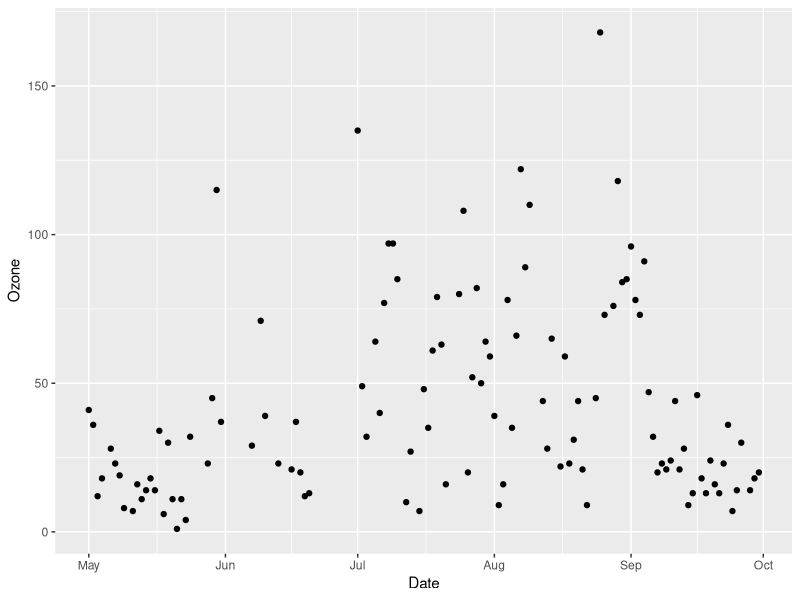
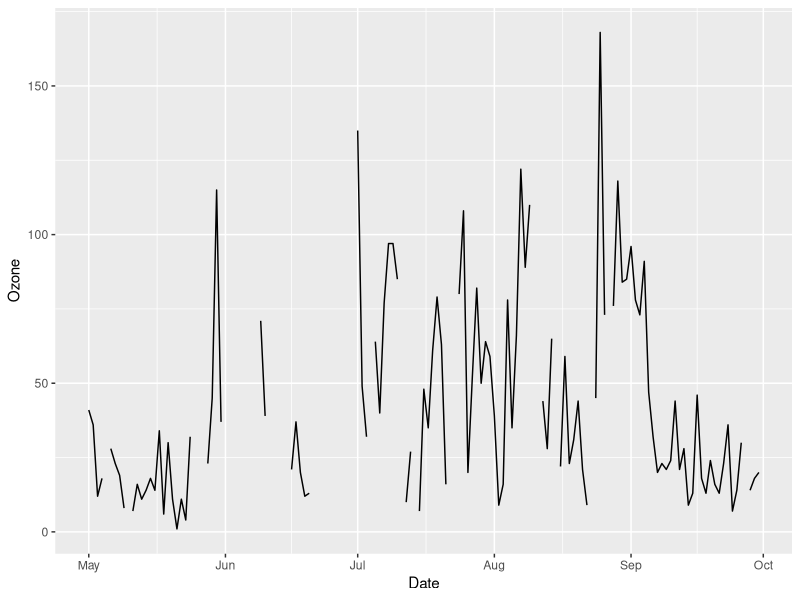
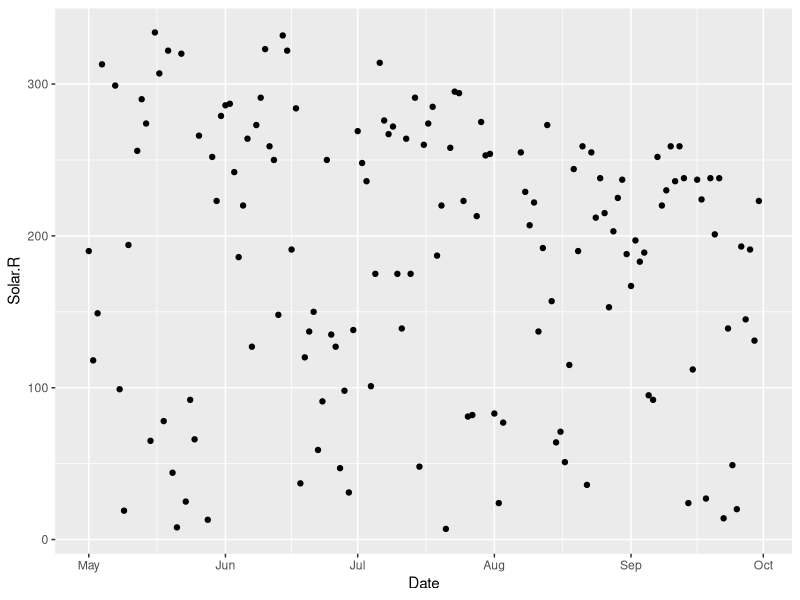

Source code (R) for these figures, in order: (Note: this script raises an error after producing the figures.)
## ---- chunk 1
library("tidyverse")
## ---- chunk 2
head(airquality)
## ---- chunk 3
airquality <- airquality %>%
  mutate(Date = as.Date(paste("1973",Month,Day,sep="/"))) 
## ---- chunk 4
airquality <- airquality %>%
  select(-Month, -Day)
## ---- chunk 5
ggplot(airquality, aes(x = Date, y = Ozone)) +
  geom_point()
## ---- chunk 6
ggplot(airquality, aes(x = Date, y = Ozone)) +
  geom_line()
## ---- chunk 7
ggplot(airquality, aes(x = Date, y = Solar.R)) +
  geom_point()
## ---- chunk 8
d <- airquality %>%
  tidyr::gather(response, value, -Date)
## ---- chunk 9
head(d)
summary(d)
table(d$response)
## ---- chunk 10
knitr::knit("lab04.Rmd", tangle = TRUE)
